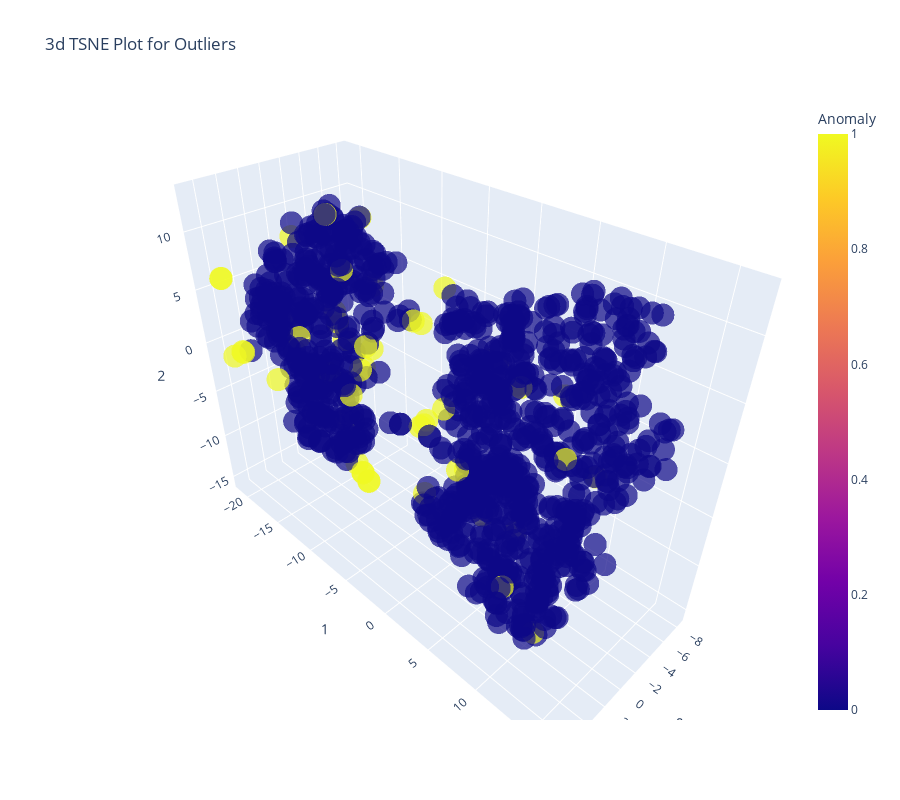

Notebook code cell kept with this figure:
### Code cell
plot_model(iforest)

### Figure 1 — Plotly figure (JSON) as saved in the notebook; plotly's stock layout.template omitted (floating-point values rounded to 4 significant figures; data arrays with more than 128 entries replaced by an {"elided": "..."} marker saying what was removed)
{"data": [{"customdata": {"elided": "1000x1 float values"}, "hovertemplate": "0=%{x}<br>1=%{y}<br>2=%{z}<br>Feature=%{customdata[0]}<br>Anomaly=%{marker.color}<extra></extra>", "legendgroup": "", "marker": {"color": {"elided": "1000 int values"}, "coloraxis": "coloraxis", "opacity": 0.7, "symbol": "circle"}, "mode": "markers", "name": "", "scene": "scene", "showlegend": false, "type": "scatter3d", "x": {"elided": "1000 float values"}, "y": {"elided": "1000 float values"}, "z": {"elided": "1000 float values"}}], "layout": {"coloraxis": {"colorbar": {"title": {"text": "Anomaly"}}, "colorscale": [[0, "#0d0887"], [0.1111, "#46039f"], [0.2222, "#7201a8"], [0.3333, "#9c179e"], [0.4444, "#bd3786"], [0.5556, "#d8576b"], [0.6667, "#ed7953"], [0.7778, "#fb9f3a"], [0.8889, "#fdca26"], [1, "#f0f921"]]}, "height": 800, "legend": {"tracegroupgap": 0}, "scene": {"domain": {"x": [0, 1], "y": [0, 1]}, "xaxis": {"title": {"text": "0"}}, "yaxis": {"title": {"text": "1"}}, "zaxis": {"title": {"text": "2"}}}, "title": {"text": "3d TSNE Plot for Outliers"}, "width": 900}}
